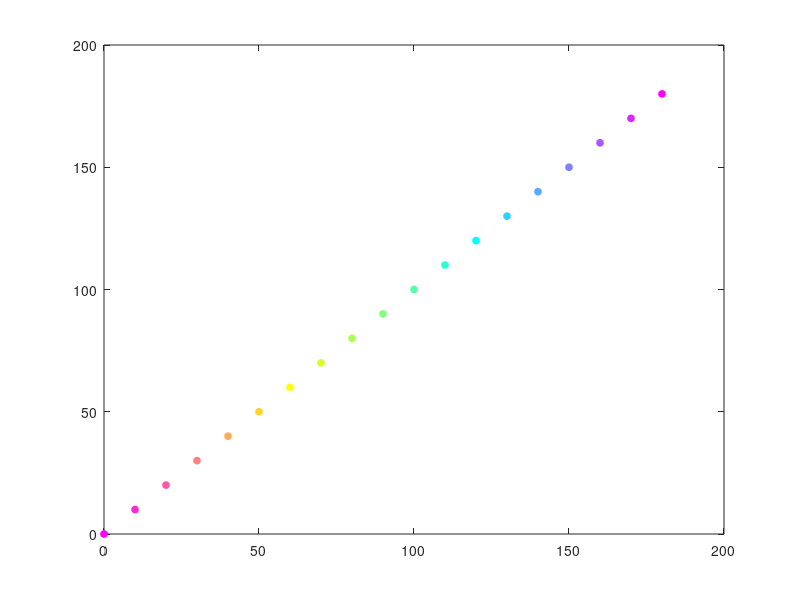

This figure's MATLAB source:
clc;clear all;close all;

X=0:10:180; Y=0:10:180;
theta=0:10:180;

for k=1:length(theta)
    if theta(k)<60 && theta(k)>=0
        Rcolor=1;
        Gcolor=theta(k)/60;
        Bcolor=1-theta(k)/60;
    elseif theta(k)>=60 && theta(k)<=120
        Rcolor=1-(theta(k)-60)/60;
        Gcolor=1;
        Bcolor=(theta(k)-60)/60;
    else
        Rcolor=(theta(k)-120)/60;
        Gcolor=1-(theta(k)-120)/60;
        Bcolor=1;
    end
    fprintf('R is %f\nG is %f\nB is %f\n',Rcolor,Gcolor,Bcolor);
    plot(X(k),Y(k),'o','MarkerSize',5,'Color',[Rcolor Gcolor Bcolor],...
        'MarkerFaceColor',[Rcolor Gcolor Bcolor])
    hold on
end